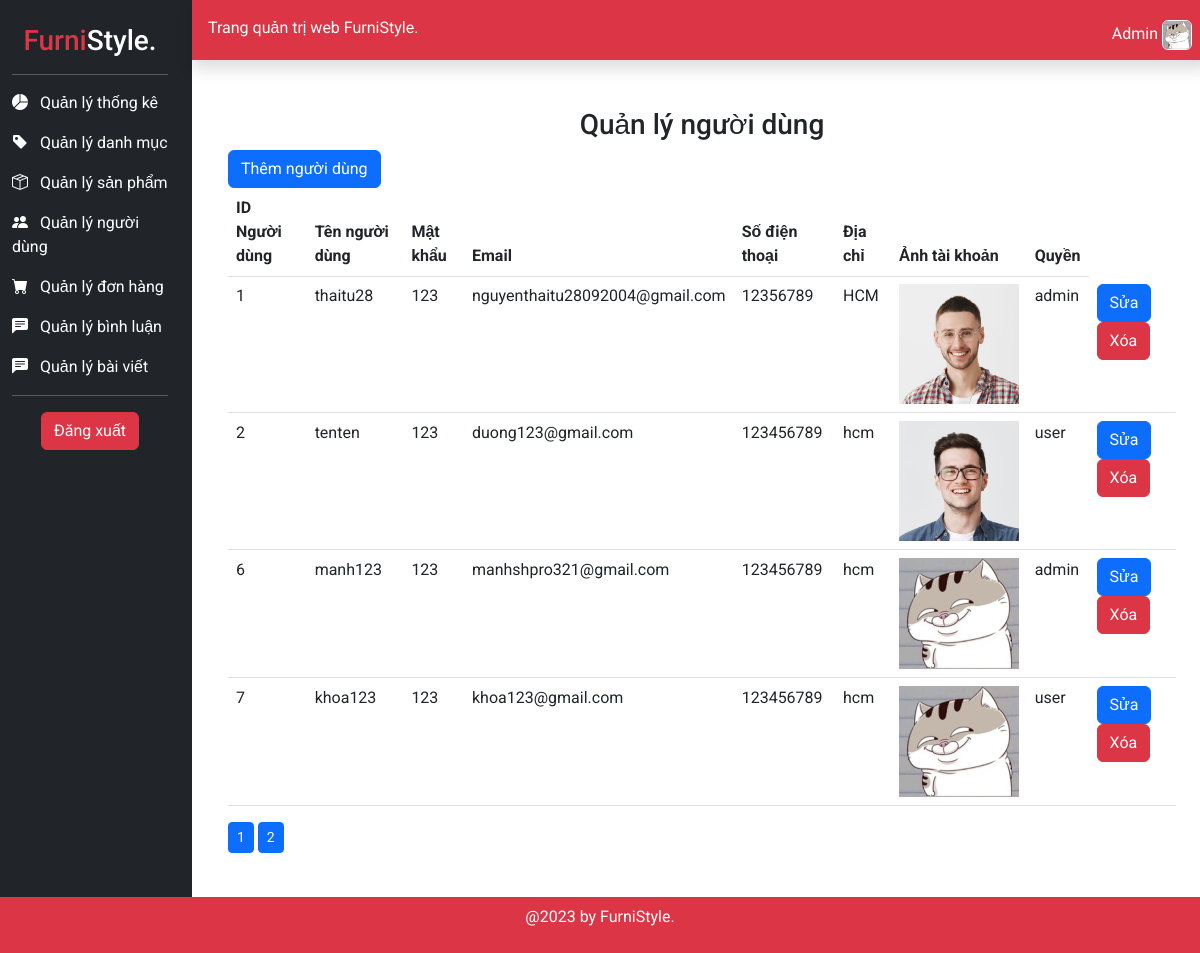
The page /admin/index.php?mod=user&act=list on the database its author committed.
### tables this page shows
CREATE TABLE `taikhoan` (
  `id` int(11) NOT NULL,
  `tentaikhoan` varchar(50) NOT NULL,
  `email` varchar(50) NOT NULL,
  `matkhau` varchar(20) NOT NULL,
  `sdt` varchar(20) NOT NULL,
  `diachi` varchar(20) NOT NULL,
  `anhtaikhoan` varchar(30) NOT NULL,
  `quyen` varchar(20) NOT NULL
);

### model_Dao/pdo.php (called while the page is built, shortened)
<?php
function pdo_get_connection(){
    $dburl = "mysql:host=localhost;dbname=duan1hoanchinh;charset=utf8";
    $username = 'root';
    $password = '';
    $conn = new PDO($dburl, $username, $password);
    $conn->setAttribute(PDO::ATTR_ERRMODE, PDO::ERRMODE_EXCEPTION);
    return $conn;
}
function pdo_query($sql){
    $sql_args = array_slice(func_get_args(), 1);
    try{
        $conn = pdo_get_connection();
        $stmt = $conn->prepare($sql);
        $stmt->execute($sql_args);
        $rows = $stmt->fetchAll();
        return $rows;
    }
    catch(PDOException $e){
        throw $e;
    }
    finally{
        unset($conn);
    }
}
function pdo_query_value($sql){
    $sql_args = array_slice(func_get_args(), 1);
    try{
        $conn = pdo_get_connection();
        $stmt = $conn->prepare($sql);
        $stmt->execute($sql_args);
        $row = $stmt->fetch(PDO::FETCH_ASSOC);
        return array_values($row)[0];
    }
    catch(PDOException $e){
        throw $e;
    }
    finally{
        unset($conn);
    }
}

### model_Dao/user.php (called while the page is built, shortened)
<?php
 include_once 'pdo.php';
function user_list(){
    $sql="SELECT * FROM taikhoan";
    return pdo_query($sql);
}
function count_user(){
    $sql = "SELECT COUNT(*) FROM taikhoan";
    return pdo_query_value($sql);
}
?>

### admin/admin/views/page_user_list.php (the view)
<div class="p-5 vh-100">
    <h3 class="text-center">Quản lý người dùng</h3>
    <div>
        <a class="btn btn-primary" href="?mod=user&act=add">Thêm người dùng</a>
    </div>
    <table class="table table-hover">
        <thead>
            <tr>
                <th>ID Người dùng</th>
                <th>Tên người dùng</th>
                <th>Mật khẩu</th>
                <th>Email</th>
                <th>Số điện thoại</th>
                <th>Địa chỉ</th>
                <th>Ảnh tài khoản</th>
                <th>Quyền</th>
            </tr>
        </thead>
        <tbody>
        <tr>
            <?php foreach ($ds_tk as $user): ?>
                <tr>
                    <td><?= $user['id'] ?></td>
                    <td><?= $user['tentaikhoan'] ?></td>
                    <td><?= $user['matkhau'] ?></td>
                    <td><?= $user['email'] ?></td>
                    <td><?= $user['sdt'] ?></td>
                    <td><?= $user['diachi'] ?></td>
                    <td><img src="../furni-1.0.0/images/<?=$user['anhtaikhoan']?>" width="120px" alt=""></td>
                    <td><?= $user['quyen'] ?></td>
                    <td>
                        <a class="btn btn-primary" href="?mod=user&act=edit&id=<?= $user['id'] ?>">Sửa</a>
                        <a class="btn btn-danger" href="?mod=user&act=delete&id=<?= $user['id'] ?>">Xóa</a>
                    </td>
                </tr>
            <?php endforeach; ?>
        </tbody>
    </table>
    <div class="page_number">
        <?php for ($i = 1; $i <= $number_page; $i++) : ?>
            <a class="btn btn-sm btn-primary btn-minus" href="?mod=user&act=list&page=<?= $i ?>"><?= $i ?></a>
        <?php endfor ?>
    </div>
</div>

### admin/admin/views/template_header.php (style rules this page uses)
body { font-family: 'Roboto', sans-serif; }

### rows shown on the page
taikhoan: id "1", tentaikhoan "thaitu28", matkhau "123", email "nguyenthaitu28092004@gmail.com", sdt "12356789", diachi "HCM", anhtaikhoan (picture), quyen "admin"
taikhoan: id "2", tentaikhoan "tenten", matkhau "123", email "duong123@gmail.com", sdt "123456789", diachi "hcm", anhtaikhoan (picture), quyen "user"
taikhoan: id "6", tentaikhoan "manh123", matkhau "123", email "manhshpro321@gmail.com", sdt "123456789", diachi "hcm", anhtaikhoan (picture), quyen "admin"
taikhoan: id "7", tentaikhoan "khoa123", matkhau "123", email "khoa123@gmail.com", sdt "123456789", diachi "hcm", anhtaikhoan (picture), quyen "user"
